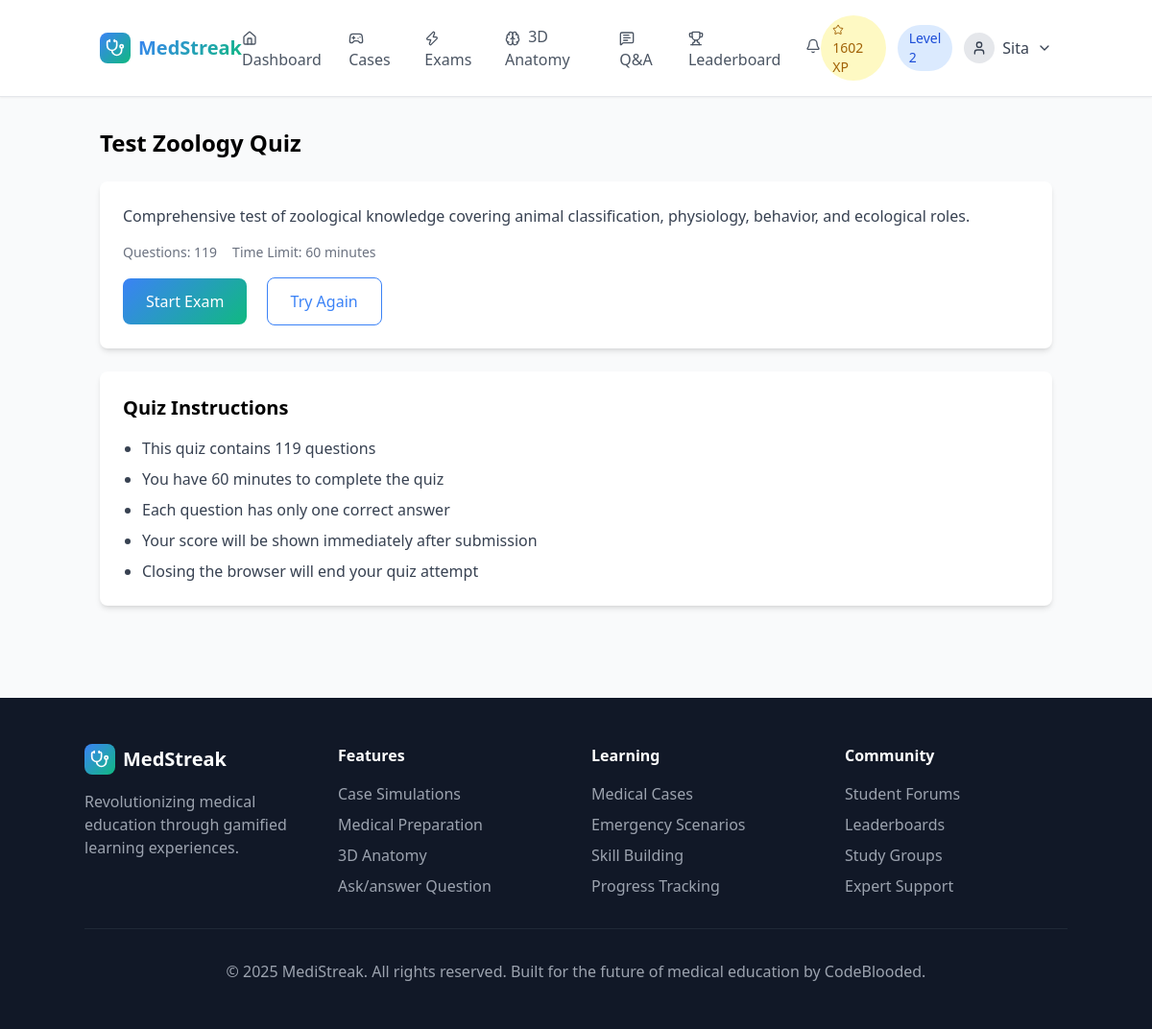
The app's page /quizzes/8/ (signed in) with its own data.
### core/models.py (models this page shows, shortened)
class StudentProfile(models.Model):
    YEAR_CHOICES = [
        ('1', 'First Year'),
        ('2', 'Second Year'),
        ('3', 'Third Year'),
        ('4', 'Fourth Year'),
        ('resident', 'Resident'),
        ('other', 'Other'),
    ]
    SPECIALIZATION_CHOICES = [
        ('general', 'General Medicine'),
        ('cardiology', 'Cardiology'),
        ('neurology', 'Neurology'),
        ('pediatrics', 'Pediatrics'),
        ('surgery', 'Surgery'),
        ('psychiatry', 'Psychiatry'),
        ('emergency', 'Emergency Medicine'),
        ('radiology', 'Radiology'),
        ('pathology', 'Pathology'),
        ('other', 'Other'),
    ]
    user = models.OneToOneField(User, on_delete=models.CASCADE)
    student_id =  models.CharField(max_length=100, unique=True, default=generate_student_id)
    university = models.CharField(max_length=200, blank=True)
    year_of_study = models.CharField(max_length=10, choices=YEAR_CHOICES, default='1')
    specialization = models.CharField(max_length=20, choices=SPECIALIZATION_CHOICES, default='general')
    total_xp = models.IntegerField(default=0)
    level = models.IntegerField(default=1)
    current_streak = models.IntegerField(default=0)
    longest_streak = models.IntegerField(default=0)
    last_activity = models.DateTimeField(default=timezone.now)
    cases_completed = models.IntegerField(default=0)
    quiz_accuracy = models.FloatField(default=0.0)
    total_study_time = models.IntegerField(default=0)  # in minutes
    timed_challenges_completed = models.IntegerField(default=0)
    is_profile_complete = models.BooleanField(default=False)
    email_notifications = models.BooleanField(default=True)
    public_profile = models.BooleanField(default=True)
    created_at = models.DateTimeField(auto_now_add=True)
    updated_at = models.DateTimeField(auto_now=True)

### quizzes/models.py (models this page shows, shortened)
class Quiz(models.Model):
    title = models.CharField(max_length=200)
    description = models.TextField()
    difficulty = models.CharField(max_length=20, choices=[
        ('beginner', 'Beginner'),
        ('intermediate', 'Intermediate'),
        ('advanced', 'Advanced'),
    ])
    time_limit = models.IntegerField(help_text="Time limit in minutes")
    xp_reward = models.IntegerField(default=50)
    created_at = models.DateTimeField(auto_now_add=True)
    updated_at = models.DateTimeField(auto_now=True)

### quizzes/views.py (the view)
# urls.py: path('<int:quiz_id>/', views.quiz_detail, name='quiz_detail'),
@login_required
def quiz_detail(request, quiz_id):
    quiz = get_object_or_404(Quiz, id=quiz_id)
    user_attempts = QuizAttempt.objects.filter(user=request.user, quiz=quiz)
    best_attempt = user_attempts.order_by('-score').first()
    context = {
        'quiz': quiz,
        'attempts_count': user_attempts.count(),
        'best_attempt': best_attempt,
        'questions_count': quiz.questions.count(),
    }
    return render(request, 'quizzes/quiz_details.html', context)

### ai_checker/context_processors.py (called while the page is built)
def notification_count(request):
    if request.user.is_authenticated:
        unread_count = Notification.objects.filter(
            recipient=request.user,
            is_read=False
        ).count()
        return {'unread_notification_count': unread_count}
    return {'unread_notification_count': 0}

### templates/quizzes/quiz_details.html
{% extends "base.html" %}
{% block content %}
<div class="container mx-auto px-4 py-8">
    <h1 class="text-2xl font-bold mb-6">{{ quiz.title }}</h1>
<div class="bg-white rounded-lg shadow-md p-6 mb-6">
        <p class="text-gray-700 mb-4">{{ quiz.description }}</p>
        <div class="flex items-center text-sm text-gray-500 mb-4">
            <span class="mr-4">Questions: {{ quiz.questions.count }}</span>
            <span>Time Limit: {{ quiz.time_limit }} minutes</span>
        </div>
        <a href="{% url 'quizzes:take_quiz' quiz.id %}"
           class="gradient-bg text-white px-6 py-3 rounded-lg hover:opacity-90 transition-opacity inline-block">
            Start Exam
        </a>
        <a href="{% url 'quizzes:take_quiz' quiz.id %}"
           class="ml-4 border border-blue-500 text-blue-500 px-6 py-3 rounded-lg hover:bg-blue-50 transition inline-block">
            Try Again
        </a>
    </div>
    <div class="bg-white rounded-lg shadow-md p-6">
        <h2 class="text-xl font-semibold mb-4">Quiz Instructions</h2>
        <ul class="list-disc pl-5 space-y-2 text-gray-700">
            <li>This quiz contains {{ quiz.questions.count }} questions</li>
            <li>You have {{ quiz.time_limit }} minutes to complete the quiz</li>
            <li>Each question has only one correct answer</li>
            <li>Your score will be shown immediately after submission</li>
            <li>Closing the browser will end your quiz attempt</li>
        </ul>
    </div>
</div>
{% endblock %}

### templates/base.html (shortened to what this page needs)
<!DOCTYPE html>
<html lang="en">
<head>
    <script src="https://cdn.tailwindcss.com"></script>
</head>
<body class="bg-gray-50">
    <header class="bg-white border-b sticky top-0 z-50 shadow-sm">
        <div class="container mx-auto px-4 py-4 flex items-center justify-between">
            <a href="{% url 'home' %}" class="flex items-center space-x-2">
                <div class="w-8 h-8 gradient-bg rounded-lg flex items-center justify-center">
                    <i data-lucide="stethoscope" class="w-5 h-5 text-white"></i>
                </div>
                <span class="text-xl font-bold gradient-text">MedStreak</span>
            </a>
            <nav class="hidden md:flex items-center space-x-6">
                {% if user.is_authenticated %}
                    <a href="{% url 'dashboard' %}" class="text-gray-600 hover:text-blue-600 transition-colors {% if request.resolver_match.url_name == 'dashboard' %}text-blue-600 font-medium{% endif %}">
                        <i data-lucide="home" class="w-4 h-4 inline mr-1"></i>
                        Dashboard
                    </a>
                    <a href="{% url 'case_list' %}" class="text-gray-600 hover:text-blue-600 transition-colors">
                        <i data-lucide="gamepad-2" class="w-4 h-4 inline mr-1"></i>
                        Cases
                    </a>
                    <a href="{% url 'quizzes:quiz_list' %}" class="text-gray-600 hover:text-blue-600 transition-colors">
                        <i data-lucide="zap" class="w-4 h-4 inline mr-1"></i>
                        Exams
                    </a>
                    <a href="{% url 'anatomy_explorer' %}" class="text-gray-600 hover:text-blue-600 transition-colors">
                        <i data-lucide="brain" class="w-4 h-4 inline mr-1"></i>
                        3D Anatomy
                    </a>
                    <a href="{% url 'ai_checker:question_feed' %}" class="text-gray-600 hover:text-blue-600 transition-colors">
                    <i data-lucide="message-square-text" class="w-4 h-4 inline mr-1"></i>
                       Q&A
                    </a>
                    <a href="{% url 'leaderboard' %}" class="text-gray-600 hover:text-blue-600 transition-colors">
                        <i data-lucide="trophy" class="w-4 h-4 inline mr-1"></i>
                        Leaderboard
                    </a>
                    <div class="relative" id="notification-dropdown">
                        <button class="text-gray-600 hover:text-blue-600 transition-colors relative inline-flex items-center focus:outline-none" onclick="toggleNotificationDropdown()">
                            <i data-lucide="bell" class="w-4 h-4"></i>
                        </button>
                    </div>
                {% endif %}
            </nav>
            <div class="flex items-center space-x-4">
                {% if user.is_authenticated %}
                    <div class="flex items-center space-x-3">
                        <div class="bg-yellow-100 text-yellow-700 px-3 py-1 rounded-full text-sm font-medium">
                            <i data-lucide="star" class="w-3 h-3 inline mr-1"></i>
                            {{ user.studentprofile.total_xp }} XP
                        </div>
                        <div class="bg-blue-100 text-blue-700 px-3 py-1 rounded-full text-sm font-medium">
                            Level {{ user.studentprofile.level }}
                        </div>
                        <div class="relative group">
                            <button class="flex items-center space-x-2 text-gray-700 hover:text-blue-600 transition-colors">
                                <div class="w-8 h-8 bg-gray-200 rounded-full flex items-center justify-center">
                                    <i data-lucide="user" class="w-4 h-4"></i>
                                </div>
                                <span class="hidden sm:block">{{ user.first_name|default:user.username }}</span>
                                <i data-lucide="chevron-down" class="w-4 h-4"></i>
                            </button>
                        </div>
                    </div>
                {% endif %}
            </div>
        </div>
    </header>
    <main>
        {% block content %}{% endblock %}
    </main>
    <footer class="bg-gray-900 text-white py-12 px-4 mt-16">
        <div class="container mx-auto">
            <div class="grid md:grid-cols-4 gap-8">
                <div>
                    <div class="flex items-center space-x-2 mb-4">
                        <div class="w-8 h-8 gradient-bg rounded-lg flex items-center justify-center">
                            <i data-lucide="stethoscope" class="w-5 h-5 text-white"></i>
                        </div>
                        <span class="text-xl font-bold">MedStreak</span>
                    </div>
                    <p class="text-gray-400">Revolutionizing medical education through gamified learning experiences.</p>
                </div>
                <div>
                    <h4 class="font-semibold mb-4">Features</h4>
                    <ul class="space-y-2 text-gray-400">
                        <li>Case Simulations</li>
                        <li>Medical Preparation</li>
                        <li>3D Anatomy</li>
                        <li>Ask/answer Question</li>
                    </ul>
                </div>
                <div>
                    <h4 class="font-semibold mb-4">Learning</h4>
                    <ul class="space-y-2 text-gray-400">
                        <li>Medical Cases</li>
                        <li>Emergency Scenarios</li>
                        <li>Skill Building</li>
                        <li>Progress Tracking</li>
                    </ul>
                </div>
                <div>
                    <h4 class="font-semibold mb-4">Community</h4>
                    <ul class="space-y-2 text-gray-400">
                        <li>Student Forums</li>
                        <li>Leaderboards</li>
                        <li>Study Groups</li>
                        <li>Expert Support</li>
                    </ul>
                </div>
            </div>
            <div class="border-t border-gray-800 mt-8 pt-8 text-center text-gray-400">
                <p>&copy; 2025 MediStreak. All rights reserved. Built for the future of medical education by CodeBlooded.</p>
            </div>
        </div>
    </footer>
</body>
</html>

### templates/base.html (style rules this page uses)
.gradient-bg { background: linear-gradient(135deg, #3b82f6 0%, #10b981 100%); }
.gradient-text { background: linear-gradient(135deg, #3b82f6 0%, #10b981 100%); -webkit-background-clip: text; -webkit-text-fill-color: transparent; background-clip: text; }

### records on screen
Quiz: title "Test Zoology Quiz", description "Comprehensive test of zoological knowledge covering animal classification, physiology, behavior, and ecological roles.", questions.count "119", time_limit "60"

### other values on screen
{{ user.studentprofile.total_xp }} "1602"
{{ user.studentprofile.level }} "2"
{{ user.first_name|default:user.username }} "Sita"
